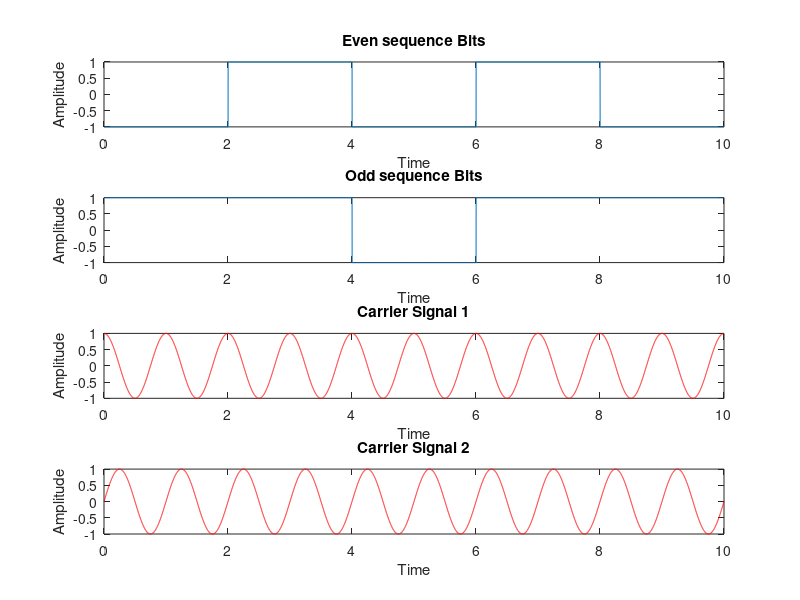
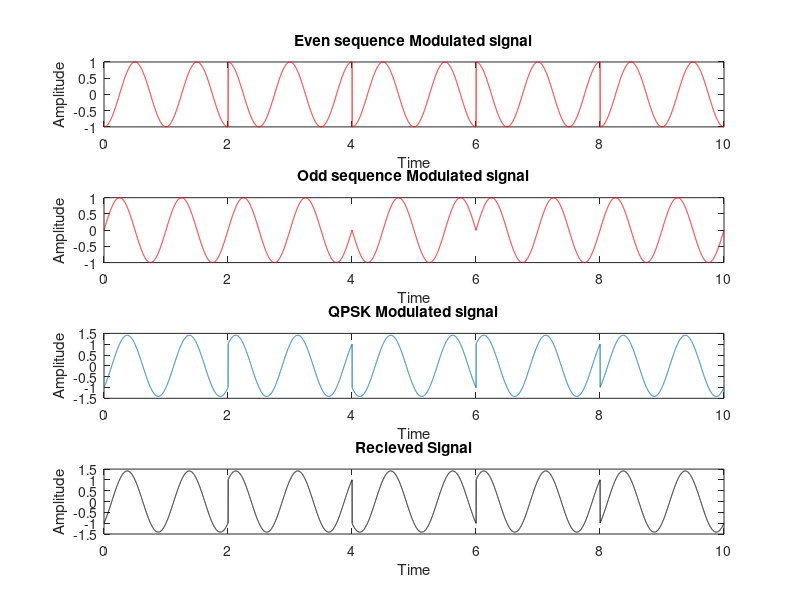

These figures' MATLAB source, in order: (Note: this script raises an error after producing the figures.)
clc
clear all
%Input bits generation
N=10;
x = randi([0 1],1,N);
disp('Transmitted Data bits:')
disp(x)
for i=1:length(x)
    if x(i)==0
        p(i)=-1;
    else
        p(i)=1;
    end
end
%seperation of even and odd sequences
even_sequence = p(1:2:length(x));
odd_sequence = p(2:2:length(x));
i=1;
m = 2:2:length(x);
S=1000;
t = 0:1/S:length(x);
for j=1:length(t)
    if t(j)<=m(i)
        odd_ps(j) = odd_sequence(i);
    else
        odd_ps(j) = odd_sequence(i);
        i = i+1;
    end
end
k=1;
m1 = 2:2:length(x);
for j=1:length(t)
    if t(j)<=m1(k)
        even_ps(j) = even_sequence(k);
    else
        even_ps(j) = even_sequence(k);
        k = k+1;
    end
end
figure(1);
subplot(4,1,1)
plot(t,even_ps);
xlabel('Time')
ylabel('Amplitude')
title('Even sequence Bits')
subplot(4,1,2)
plot(t,odd_ps);
xlabel('Time')
ylabel('Amplitude')
title('Odd sequence Bits')
%carrier waveforms
T =2;
c1 = (sqrt(2/T))*cos(2*pi*t);
c2 = (sqrt(2/T))*sin(2*pi*t);
subplot(4,1,3)
plot(t,c1,'r');
xlabel('Time')
ylabel('Amplitude')
title('Carrier Signal 1')
subplot(4,1,4)
plot(t,c2,'r');
xlabel('Time')
ylabel('Amplitude')
title('Carrier Signal 2')
% QPSK waveform generation
r1 = even_ps.*c1;
r2 = odd_ps.*c2;
qpsk_sig = r1+r2;
figure(2);
subplot(4,1,1)
plot(t,r1,'r');
xlabel('Time')
ylabel('Amplitude')
title('Even sequence Modulated signal')
subplot(4,1,2)
plot(t,r2,'r');
xlabel('Time')
ylabel('Amplitude')
title('Odd sequence Modulated signal')
subplot(4,1,3)
plot(t,qpsk_sig);
xlabel('Time')
ylabel('Amplitude')
title('QPSK Modulated signal')
%no noise
y= qpsk_sig;
subplot(4,1,4)
plot(t,y,'k');
xlabel('Time')
ylabel('Amplitude')
title('Recieved Signal')
y1 = y.*c1;
y2 = y.*c2;
int_op1=[];
int_op2=[];
for i=1:(2*S):length(y1)-S
    int_o= (1/S)*trapz(y1(i+1:i+S));
    int_op1 = [int_op1 int_o];
end
for i=1:(2*S):length(y2)-S
    int_o= (1/S)*trapz(y2(i+1:i+S));
    int_op2 = [int_op2 int_o];
end
th =0;
bit1 = (round(int_op1,1)>=th);
bit2 = (round(int_op2,1)>=th);
recieved_data = zeros(1,2*(length(bit1)));
k=1;
m=1;
for i=1:(2*length(bit1))
    if mod(i,2)==1
        recieved_data(i)=bit1(k);
        k=k+1;
    else
        recieved_data(i)=bit2(m);
        m=m+1;
    end
end
disp('Recieved bits:')
disp(recieved_data)
%BER
ber = sum(x~=recieved_data)/N;
disp('Bit Error Rate:')
disp(ber)
